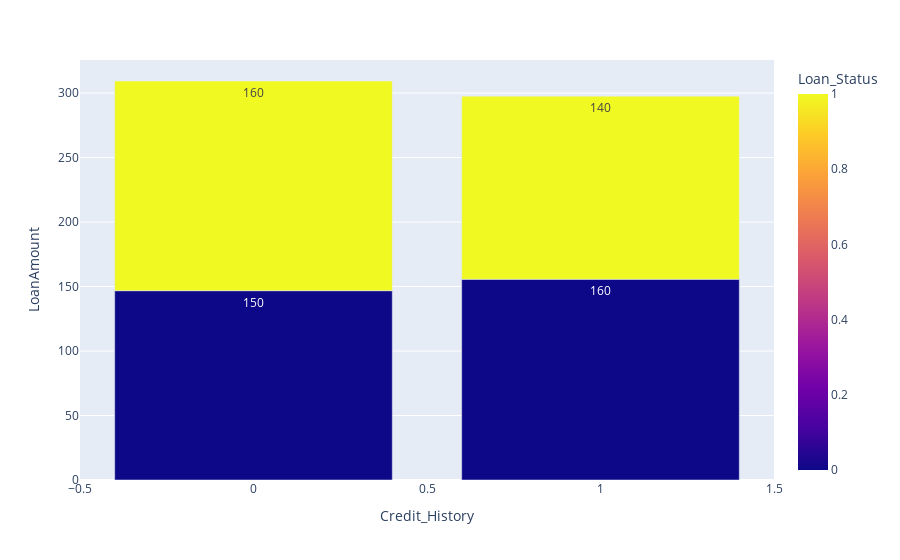

Notebook code cell kept with this figure:
### Code cell
px.bar(per_history, x="Credit_History", y="LoanAmount", color="Loan_Status", text_auto='.2s')

### Figure 1 — Plotly figure (JSON) as saved in the notebook; plotly's stock layout.template omitted (floating-point values rounded to 4 significant figures)
{"data": [{"alignmentgroup": "True", "hovertemplate": "Credit_History=%{x}<br>LoanAmount=%{y}<br>Loan_Status=%{marker.color}<extra></extra>", "legendgroup": "", "marker": {"color": [0, 1, 0, 1], "coloraxis": "coloraxis", "pattern": {"shape": ""}}, "name": "", "offsetgroup": "", "orientation": "v", "showlegend": false, "textposition": "auto", "texttemplate": "%{y:.2s}", "type": "bar", "x": [0, 0, 1, 1], "xaxis": "x", "y": [146.8, 162.6, 155.6, 142.0], "yaxis": "y"}], "layout": {"barmode": "relative", "coloraxis": {"colorbar": {"title": {"text": "Loan_Status"}}, "colorscale": [[0, "#0d0887"], [0.1111, "#46039f"], [0.2222, "#7201a8"], [0.3333, "#9c179e"], [0.4444, "#bd3786"], [0.5556, "#d8576b"], [0.6667, "#ed7953"], [0.7778, "#fb9f3a"], [0.8889, "#fdca26"], [1, "#f0f921"]]}, "legend": {"tracegroupgap": 0}, "margin": {"t": 60}, "xaxis": {"anchor": "y", "domain": [0, 1], "title": {"text": "Credit_History"}}, "yaxis": {"anchor": "x", "domain": [0, 1], "title": {"text": "LoanAmount"}}}}
